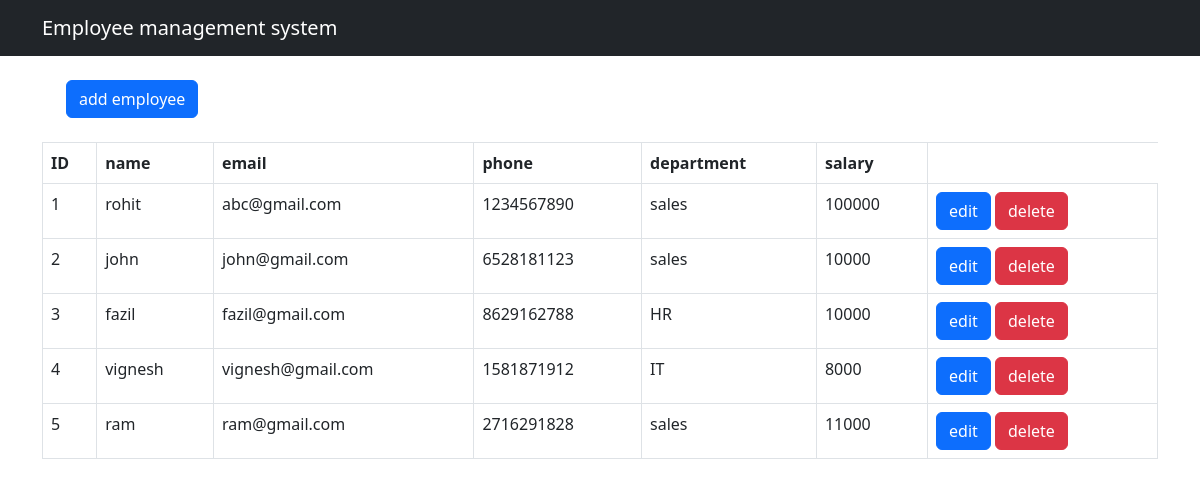
The page / on the database its author committed.
### crud/models.py (models this page shows, shortened)
class Employee(models.Model):
    name = models.CharField(max_length=100)
    email = models.EmailField()
    phone = models.CharField(max_length=15)
    department = models.CharField(max_length=100)
    salary = models.IntegerField()

### crud/views.py (the view)
# urls.py: path('', views.home , name='home'),
def home(request):
    employees = Employee.objects.all()
    return render(request, 'home.html', {'employees': employees})

### templates/home.html
{% extends 'base.html' %}
{% block content %}
<a href="/add/" class="btn btn-primary m-4">add employee</a>
<table class="table table-bordered">
<tr>
    <th>ID</th>
    <th>name</th>
    <th>email</th>
    <th>phone</th>
    <th>department</th>
    <th>salary</th>
</tr>
{% for emp in employees %}
<tr>
    <td>{{ forloop.counter }}</td>
    <td>{{ emp.name }}</td>
    <td>{{ emp.email }}</td>
    <td>{{ emp.phone }}</td>
    <td>{{ emp.department }}</td>
    <td>{{ emp.salary }}</td>
    <td>
        <a href="/edit/{{ emp.id }}" class="btn btn-primary">edit</a>
        <a href="/delete/{{ emp.id }}" class="btn btn-danger">delete</a>
    </td>
</tr>
{% endfor %}
</table>
{% endblock %}

### templates/base.html (shortened to what this page needs)
<!DOCTYPE html>
<html lang="en">
<head>
    <link href="https://cdn.jsdelivr.net/npm/bootstrap@5.3.0/dist/css/bootstrap.min.css" rel="stylesheet">
</head>
<body>
    <nav class="navbar navbar-dark bg-dark">
        <div class="container">
            <a class="navbar-brand">Employee management system</a>
        </div>
    </nav>
    <div class="container">
        {% block content %}
        {% endblock %}
    </div>
</body>
</html>

### rows shown on the page
Employee: name "rohit", email "abc@gmail.com", phone "1234567890", department "sales", salary "100000"
Employee: name "john", email "john@gmail.com", phone "6528181123", department "sales", salary "10000"
Employee: name "fazil", email "fazil@gmail.com", phone "8629162788", department "HR", salary "10000"
Employee: name "vignesh", email "vignesh@gmail.com", phone "1581871912", department "IT", salary "8000"
Employee: name "ram", email "ram@gmail.com", phone "2716291828", department "sales", salary "11000"
